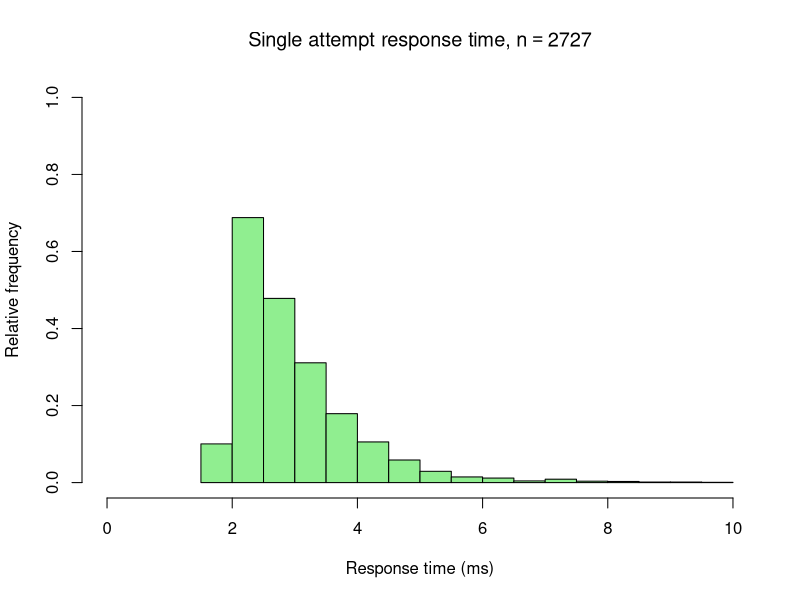
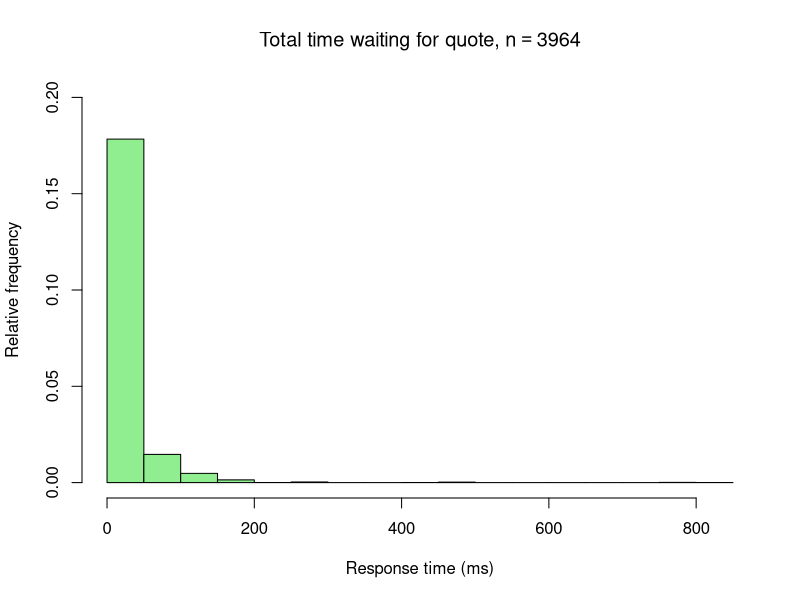
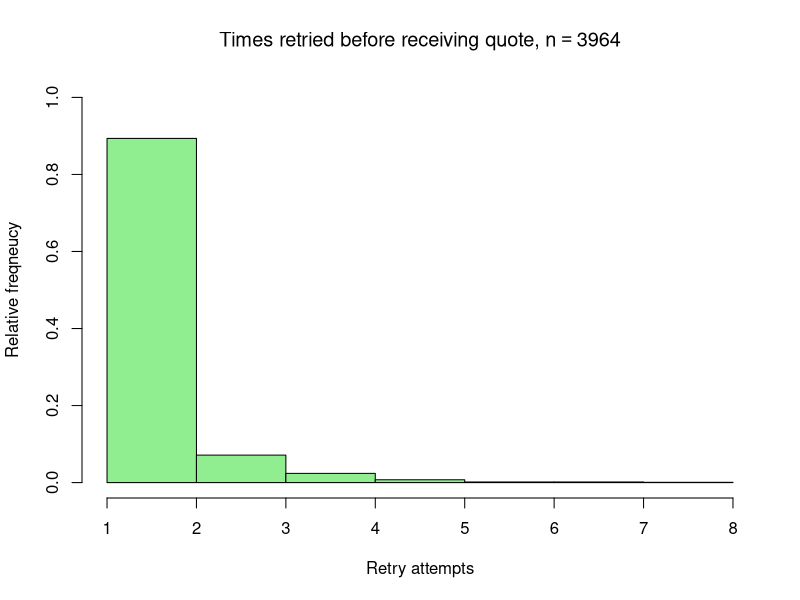

The R source for these figures, in order:
## ---- chunk 1
quotes <- read.csv("quotes.csv", header = T, col.names = c("time", "attempts"))
quotes$time <- quotes$time / 1e6 # convert ns -> ms
## ---- chunk 2
singleAttempts <- subset(quotes, attempts==1)
quantile(singleAttempts$time, c(.95, .99, .995))
## ---- chunk 3
quickAttempts <- subset(singleAttempts, time < 10)
h = hist(quickAttempts$time, plot=F)
plot(h,
     freq = F,
     col  = "lightgreen",
     ylim = range(0,1),
     ylab = "Relative frequency",
     xlim = range(0, 10),
     xlab = "Response time (ms)",
     main = bquote("Single attempt response time," ~ n == 2727)
     )
## ---- chunk 4
htime = hist(quotes$time, plot=F)
htime$density = htime$density * 1e1 # change density to percents
plot(htime,
     freq = F,
     col  = "lightgreen",
     ylim = range(0,0.2),
     ylab = "Relative frequency",
     xlab = "Response time (ms)",
     main = bquote("Total time waiting for quote," ~ n == 3964)
     )

hattempts = hist(quotes$attempts, breaks = c(seq(1, 8)), plot=F)
plot(hattempts,
     freq = F,
     col  = "lightgreen",
     ylim = range(0,1),
     ylab = "Relative freqneucy",
     xlab = "Retry attempts",
     main = bquote("Times retried before receiving quote," ~ n == 3964)
     )
